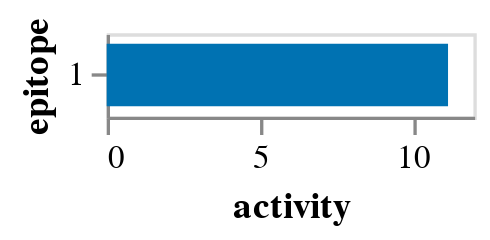

The code cell stored with this chart in its notebook:
### Markdown cell above
Epitope activities:

### Code cell
model.activity_wt_barplot()

### Figure 1 — Vega-Lite specification as saved in the notebook (floating-point values rounded to 4 significant figures)
{"config": {"view": {"continuousWidth": 400, "continuousHeight": 300}, "axis": {"grid": false}}, "data": {"name": "data-41dda932ac46cf606401afe733710a54"}, "mark": {"type": "bar", "size": 18.75}, "encoding": {"color": {"field": "epitope", "legend": null, "scale": {"domain": ["1"], "range": ["#0072B2"]}, "type": "nominal"}, "tooltip": [{"field": "epitope", "type": "nominal"}, {"field": "activity", "format": ".2f", "type": "quantitative"}], "x": {"field": "activity", "title": "activity", "type": "quantitative"}, "y": {"field": "epitope", "sort": ["1"], "type": "nominal"}}, "height": {"step": 25}, "width": 110, "$schema": "https://vega.github.io/schema/vega-lite/v5.2.0.json", "datasets": {"data-41dda932ac46cf606401afe733710a54": [{"epitope": "1", "activity": 11.17}]}}
